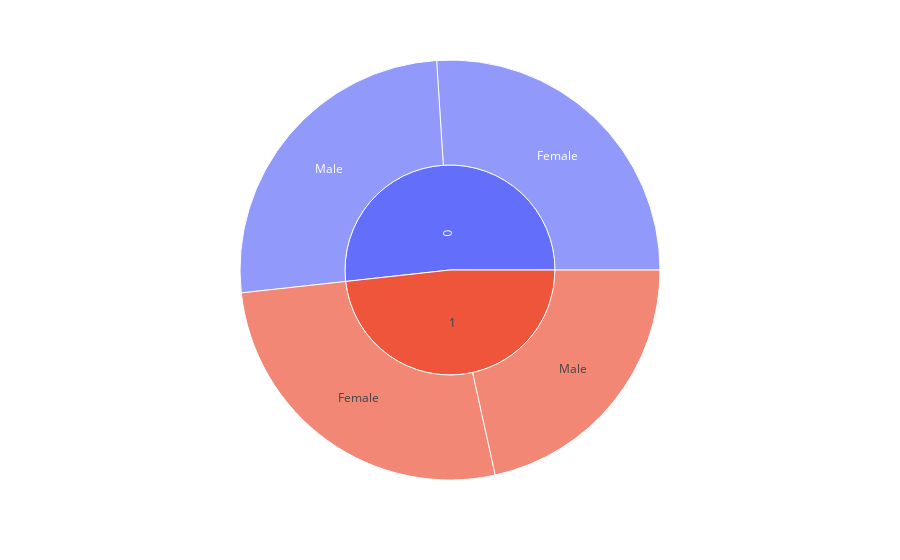

Notebook code for this chart:
### Code cell
fig = px.sunburst(df,path=['Purchased', 'Gender'],values='Age')
fig.show()

### Figure 1 — Plotly figure (JSON) as saved in the notebook; plotly's stock layout.template omitted (floating-point values rounded to 4 significant figures)
{"data": [{"branchvalues": "total", "domain": {"x": [0, 1], "y": [0, 1]}, "hovertemplate": "labels=%{label}<br>Age=%{value}<br>parent=%{parent}<br>id=%{id}<extra></extra>", "ids": ["0/Female", "1/Female", "0/Male", "1/Male", "0", "1"], "labels": ["Female", "Female", "Male", "Male", "0", "1"], "name": "", "parents": ["0", "1", "0", "1", "", ""], "type": "sunburst", "values": [10433, 10715, 10318, 8640, 20751, 19355]}], "layout": {"legend": {"tracegroupgap": 0}, "margin": {"t": 60}}}
